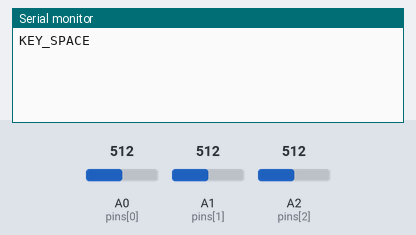
The sketch below on a simulated Arduino Uno, built with avr-gcc and run on an emulated ATmega328P. Shown: the last lines printed to the serial monitor. Inputs (shaded band) come from the test bench; at power-on: A0 (pins[0]) = 512, A1 (pins[1]) = 512, A2 (pins[2]) = 512.

Above: at 1.2 s.
1.3 s: A0 (pins[0]) set to 900
At 2.3 s:
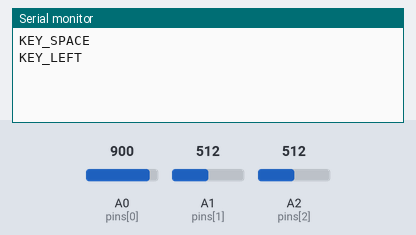
2.8 s: A1 (pins[1]) set to 900
At 3.3 s:
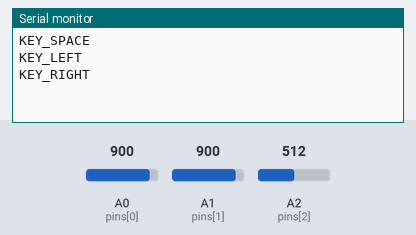

Measured:
- after the input at 1.3 s, the serial monitor: prints a new line at once (image 1)
- after the input at 2.8 s, the serial monitor: prints a new line at once (image 2)

The sketch:

touchduino.ino
```cpp
byte pins[6] = {A0, A1, A2, A3, A4, A5};

void setup() {
  // nastartuj seriovo ulinku
  Serial.begin(9600);
  // budeme cist z analogovych pinu
  for (byte i = 0; i < 6; i++) {
    pinMode(pins[i], INPUT);
  }
}

// osetri uzavrenou smycku
void handle(byte pin, char* command) {
  // posli prikaz na seriovou linku
  Serial.print(command);
  int value = 0;
  // dokud se smycka nerozpoji, tak cekej
  while (value < 900) {
    value = analogRead(pins[pin]);
    delay(10);
  }
}

void loop() {
   for (byte i = 0; i < 6; i++) {
    int value = analogRead(pins[i]);
    // pokud je smycka uzavrena
    if (value < 900) {
      //Serial.print(value);
      //Serial.print("\n");
      switch (i) {
        case 0: handle(i, "KEY_SPACE\n"); break;
        case 1: handle(i, "KEY_LEFT\n"); break;
        case 2: handle(i, "KEY_RIGHT\n"); break;
        case 3: handle(i, "KEY_UP\n"); break;
        case 4: handle(i, "KEY_DOWN\n"); break;
        case 5: handle(i, "KEY_ENTER\n"); break;
      }
    }
   }
   delay(10);
}
```
